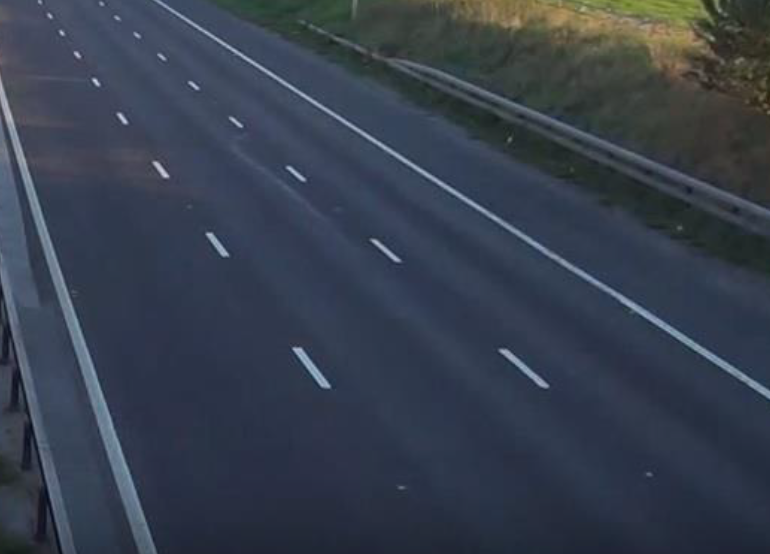
#> input picture images/emptyroad.jpeg, 770 x 554 px, found by its file name
$ python code.py
#> lines starting #> are read from the running program, lines starting #| are printed output that depends on the picture
import cv2
import matplotlib.pyplot as plt
import time
from colorama import Fore
img = cv2.imread('emptyroad.jpeg')
#> img is the input picture: shape (554, 770, 3); mean B, G, R 77.2, 63.2, 54.9
img_gray = cv2.cvtColor(img, cv2.COLOR_BGR2GRAY)
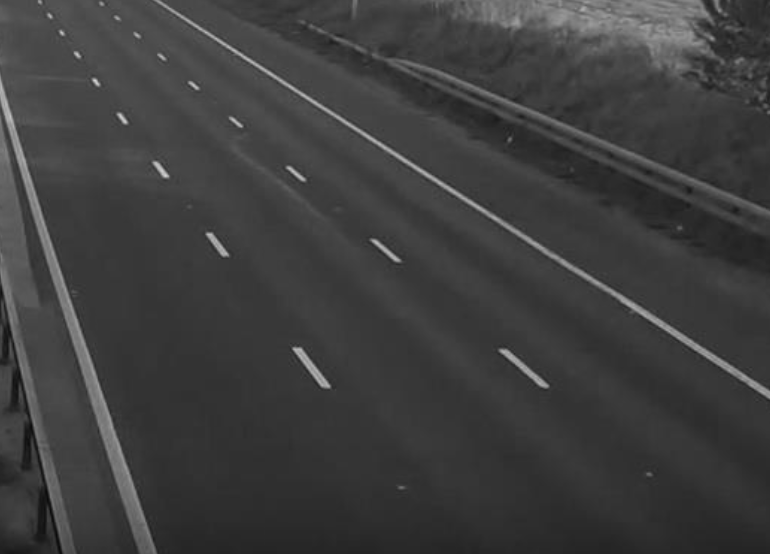
#> img_gray: shape (554, 770); min 10, max 212, mean 62.3
img_blur = cv2.GaussianBlur(img_gray, (3,3), 0)
edges = cv2.Canny(image=img_blur, threshold1=100, threshold2=200) # Canny Edge Detection
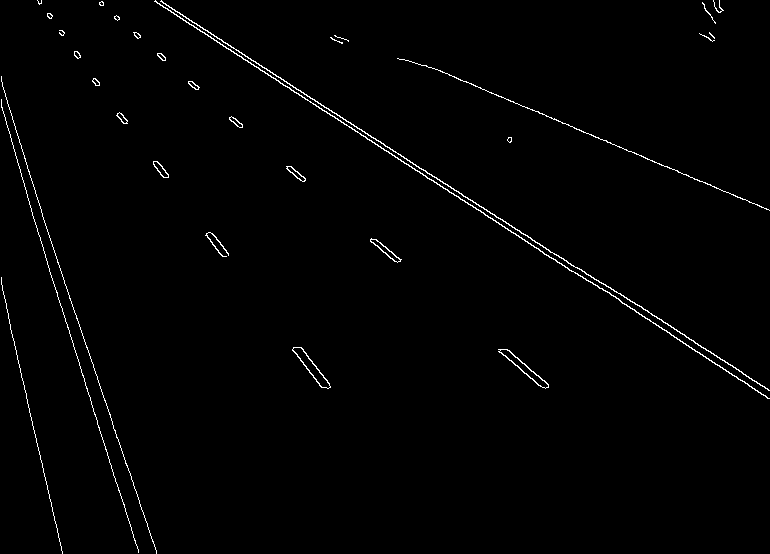
#> edges: shape (554, 770); 1.1% white in thin lines or dots
A=cv2.resize(edges,(20,10))
diff=cv2.subtract(A,A)
cv2.destroyAllWindows()

img_input= str(input("enter the name of the image file: "))
#> the answer given: images/emptyroad.jpeg
img1 = cv2.imread(img_input)
img_gray1 = cv2.cvtColor(img1, cv2.COLOR_BGR2GRAY)
img_blur1 = cv2.GaussianBlur(img_gray1, (3,3), 0)
edges1 = cv2.Canny(image=img_blur1, threshold1=100, threshold2=200) # Canny Edge Detection
B=cv2.resize(edges1,(20,10))
histogram1 = cv2.calcHist([B], [0],None, [256], [0, 256])
#> histogram1 = 256 values, max 191 at index 0, min 0 at index 1, mean 0.781
cv2.destroyAllWindows()
difference=cv2.subtract(B,A)

img_input1= str(input("enter the name of the second image file: "))
#> the answer given: images/emptyroad.jpeg
img2 = cv2.imread(img_input1)
img_gray2 = cv2.cvtColor(img2, cv2.COLOR_BGR2GRAY)
img_blur2 = cv2.GaussianBlur(img_gray2, (3,3), 0)
edges2 = cv2.Canny(image=img_blur2, threshold1=100, threshold2=200) # Canny Edge Detection
C=cv2.resize(edges2,(20,10))
histogram2 = cv2.calcHist([C], [0],None, [256], [0, 256])
#> histogram2 has the same summary as histogram1
cv2.destroyAllWindows()
difference1=cv2.subtract(C,A)

img_input2= str(input("enter the name of the third image file: "))
#> the answer given: images/emptyroad.jpeg
img3 = cv2.imread(img_input2)
img_gray3 = cv2.cvtColor(img3, cv2.COLOR_BGR2GRAY)
img_blur3 = cv2.GaussianBlur(img_gray3, (3,3), 0)
edges3 = cv2.Canny(image=img_blur3, threshold1=100, threshold2=200) # Canny Edge Detection
D=cv2.resize(edges3,(20,10))
histogram3 = cv2.calcHist([D], [0],None, [256], [0, 256])
#> histogram3 has the same summary as histogram1
cv2.destroyAllWindows()
difference2=cv2.subtract(D,A)

fig = plt.figure(figsize=(20, 10))
# setting values to rows and column variables
rows = 2
columns = 2
fig.add_subplot(rows, columns, 1)
plt.imshow(edges)
plt.title("lane1")
fig.add_subplot(rows, columns, 2)
plt.imshow(edges1)
plt.title("lane2")
fig.add_subplot(rows, columns, 3)
plt.imshow(edges2)
plt.title("lane3")
fig.add_subplot(rows, columns, 4)
plt.imshow(edges3)
plt.title("lane4")
plt.show()
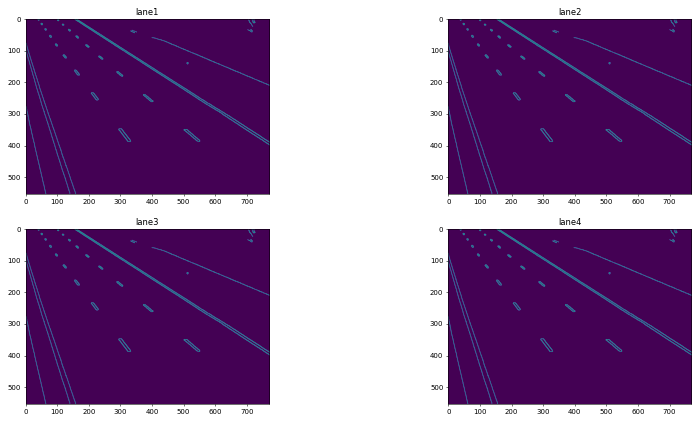
#> figure drawn by matplotlib, 4 panels

print('lane1',diff)
#| lane1 [[0 0 0 0 0 0 0 0 0 0 0 0 0 0 0 0 0 0 0 0]
#|  [0 0 0 0 0 0 0 0 0 0 0 0 0 0 0 0 0 0 0 0]
#|  [0 0 0 0 0 0 0 0 0 0 0 0 0 0 0 0 0 0 0 0]
#|  [0 0 0 0 0 0 0 0 0 0 0 0 0 0 0 0 0 0 0 0]
#|  [0 0 0 0 0 0 0 0 0 0 0 0 0 0 0 0 0 0 0 0]
#|  [0 0 0 0 0 0 0 0 0 0 0 0 0 0 0 0 0 0 0 0]
#> (further printed lines are left out)
result0 = [sum(e for e in lst if e > 0) for lst in diff]
#> result0 = [0, 0, 0, 0, 0, 0, 0, 0, 0, 0]
f=0
for i in range(0,len(result0)):
    f=f+result0[i]
#> this loop made 10 passes
#> after the loop, f = 0
print('sum of lane1',f)
#| sum of lane1 0

print('lane2',difference)
#| lane2 [[0 0 0 0 0 0 0 0 0 0 0 0 0 0 0 0 0 0 0 0]
#|  [0 0 0 0 0 0 0 0 0 0 0 0 0 0 0 0 0 0 0 0]
#|  [0 0 0 0 0 0 0 0 0 0 0 0 0 0 0 0 0 0 0 0]
#|  [0 0 0 0 0 0 0 0 0 0 0 0 0 0 0 0 0 0 0 0]
#|  [0 0 0 0 0 0 0 0 0 0 0 0 0 0 0 0 0 0 0 0]
#|  [0 0 0 0 0 0 0 0 0 0 0 0 0 0 0 0 0 0 0 0]
#> (further printed lines are left out)
result = [sum(e for e in lst if e > 0) for lst in difference]
#> result = [0, 0, 0, 0, 0, 0, 0, 0, 0, 0]
s=0
for i in range(0,len(result)):
    s=s+result[i]
#> after the loop, s = 0
print('sum of lane2',s)
#| sum of lane2 0
print('lane3',difference1)
#| lane3 [[0 0 0 0 0 0 0 0 0 0 0 0 0 0 0 0 0 0 0 0]
#|  [0 0 0 0 0 0 0 0 0 0 0 0 0 0 0 0 0 0 0 0]
#|  [0 0 0 0 0 0 0 0 0 0 0 0 0 0 0 0 0 0 0 0]
#|  [0 0 0 0 0 0 0 0 0 0 0 0 0 0 0 0 0 0 0 0]
#|  [0 0 0 0 0 0 0 0 0 0 0 0 0 0 0 0 0 0 0 0]
#|  [0 0 0 0 0 0 0 0 0 0 0 0 0 0 0 0 0 0 0 0]
#> (further printed lines are left out)
result1 = [sum(e1 for e1 in lst1 if e1 > 0) for lst1 in difference1]
#> result1 = [0, 0, 0, 0, 0, 0, 0, 0, 0, 0]
v=0
for i in range(0,len(result1)):
    v=v+result1[i]
#> after the loop, v = 0
print('sum of lane3',v)
#| sum of lane3 0

print('lane4',difference2)
#| lane4 [[0 0 0 0 0 0 0 0 0 0 0 0 0 0 0 0 0 0 0 0]
#|  [0 0 0 0 0 0 0 0 0 0 0 0 0 0 0 0 0 0 0 0]
#|  [0 0 0 0 0 0 0 0 0 0 0 0 0 0 0 0 0 0 0 0]
#|  [0 0 0 0 0 0 0 0 0 0 0 0 0 0 0 0 0 0 0 0]
#|  [0 0 0 0 0 0 0 0 0 0 0 0 0 0 0 0 0 0 0 0]
#|  [0 0 0 0 0 0 0 0 0 0 0 0 0 0 0 0 0 0 0 0]
#> (further printed lines are left out)
result2 = [sum(e for e in lst if e > 0) for lst in difference2]
#> result2 = [0, 0, 0, 0, 0, 0, 0, 0, 0, 0]
w=0
for i in range(0,len(result2)):
    w=w+result2[i]
#> after the loop, w = 0
print('sum of lane4',w)
#| sum of lane4 0

stop_light_1 =f
#> stop_light_1 = 0
stop_light_2=s
#> stop_light_2 = 0
stop_light_3=v
#> stop_light_3 = 0
stop_light_4=w
#> stop_light_4 = 0
while stop_light_1 < 1000:
    if (stop_light_1>= 0 and stop_light_1 < 100) and (stop_light_2>=600 and stop_light_2<675) and (stop_light_3>=675 and stop_light_3<750) and (stop_light_4>=800 and stop_light_4<1000):
        print(Fore.RED+"lane1")
        print(Fore.RED+"lane2")
        print(Fore.YELLOW+"lane3" )
        print(Fore.GREEN+"lane4")
        time.sleep(40)
        print(Fore.RED+"lane1")
        print(Fore.YELLOW+"lane2")
        print(Fore.GREEN+"lane3" )
        print(Fore.RED+"lane4")
        time.sleep(30)
        print(Fore.YELLOW+"lane1")
        print(Fore.GREEN+"lane2")
        print(Fore.RED+"lane3" )
        print(Fore.RED+"lane4")
        time.sleep(20)
        print(Fore.GREEN+"lane1")
        print(Fore.RED+"lane2")
        print(Fore.RED+"lane3" )
        print(Fore.RED+"lane4")
        time.sleep(10)
    elif (stop_light_1>=0 and stop_light_1 <100) and (stop_light_2>=800 and stop_light_2<1000) and (stop_light_3>=600 and stop_light_3<675) and (stop_light_4>=675 and stop_light_4<750):
        print(Fore.RED+"lane1")
        print(Fore.GREEN+"lane2")
        print(Fore.RED+"lane3" )
        print(Fore.YELLOW+"lane4")
        time.sleep(40)
        print(Fore.RED+"lane1")
        print(Fore.RED+"lane2")
        print(Fore.YELLOW+"lane3" )
        print(Fore.GREEN+"lane4")
        time.sleep(30)
        print(Fore.YELLOW+"lane1")
        print(Fore.RED+"lane2")
        print(Fore.GREEN+"lane3" )
        print(Fore.RED+"lane4")
        time.sleep(20)
        print(Fore.GREEN+"lane1")
        print(Fore.RED+"lane2")
        print(Fore.RED+"lane3" )
        print(Fore.RED+"lane4")
        time.sleep(10)
    elif (stop_light_1>= 0 and stop_light_1 < 100) and (stop_light_2>=675 and stop_light_2<750) and (stop_light_3>=600 and stop_light_3<675) and (stop_light_4>=800 and stop_light_4<1000):
        print(Fore.RED+"lane1")
        print(Fore.YELLOW+"lane2")
        print(Fore.RED+"lane3" )
        print(Fore.GREEN+"lane4")
        time.sleep(40)
        print(Fore.RED+"lane1")
        print(Fore.GREEN+"lane2")
        print(Fore.YELLOW+"lane3" )
        print(Fore.RED+"lane4")
        time.sleep(30)
        print(Fore.YELLOW+"lane1")
        print(Fore.RED+"lane2")
        print(Fore.GREEN+"lane3" )
        print(Fore.RED+"lane4")
        time.sleep(20)
        print(Fore.GREEN+"lane1")
        print(Fore.RED+"lane2")
        print(Fore.RED+"lane3" )
        print(Fore.RED+"lane4")
        time.sleep(10)
    elif (stop_light_1>= 0 and stop_light_1 < 100) and (stop_light_2>=800 and stop_light_2<1000) and (stop_light_3>=675 and stop_light_3<750) and (stop_light_4>=600 and stop_light_4<675):
        print(Fore.RED+"lane1")
        print(Fore.GREEN+"lane2")
        print(Fore.YELLOW+"lane3" )
        print(Fore.RED+"lane4")
        time.sleep(40)
        print('Red Light:lane 1\nRed light:lane2\nGreen light:lane 3\nRed light:lane 4')
        print(Fore.RED+"lane1")
        print(Fore.RED+"lane2")
        print(Fore.GREEN+"lane3" )
        print(Fore.YELLOW+"lane4")
        time.sleep(30)
        print(Fore.YELLOW+"lane1")
        print(Fore.RED+"lane2")
        print(Fore.RED+"lane3" )
        print(Fore.GREEN+"lane4")
        time.sleep(20)
        print(Fore.GREEN+"lane1")
        print(Fore.RED+"lane2")
        print(Fore.RED+"lane3" )
        print(Fore.RED+"lane4")
        time.sleep(10)
    elif (stop_light_1>= 0 and stop_light_1 < 100) and (stop_light_2>=600 and stop_light_2<675) and (stop_light_3>=800 and stop_light_3<1000) and (stop_light_4>=675 and stop_light_4<750):
        print(Fore.RED+"lane1")
        print(Fore.RED+"lane2")
        print(Fore.GREEN+"lane3" )
        print(Fore.YELLOW+"lane4")
        time.sleep(40)
        print(Fore.RED+"lane1")
        print(Fore.YELLOW+"lane2")
        print(Fore.RED+"lane3" )
        print(Fore.GREEN+"lane4")
        time.sleep(30)
        print(Fore.YELLOW+"lane1")
        print(Fore.GREEN+"lane2")
        print(Fore.RED+"lane3" )
        print(Fore.RED+"lane4")
        time.sleep(20)
        print(Fore.GREEN+"lane1")
        print(Fore.RED+"lane2")
        print(Fore.RED+"lane3" )
        print(Fore.RED+"lane4")
        time.sleep(10)
    elif (stop_light_1>= 0 and stop_light_1 < 100) and (stop_light_2>=675 and stop_light_2<750) and (stop_light_3>=800 and stop_light_3<1000) and (stop_light_4>=600 and stop_light_4<675):
        print(Fore.RED+"lane1")
        print(Fore.YELLOW+"lane2")
        print(Fore.GREEN+"lane3" )
        print(Fore.RED+"lane4")
        time.sleep(40)
        print(Fore.RED+"lane1")
        print(Fore.GREEN+"lane2")
        print(Fore.RED+"lane3" )
        print(Fore.YELLOW+"lane4")
        time.sleep(30)
        print(Fore.YELLOW+"lane1")
        print(Fore.RED+"lane2")
        print(Fore.RED+"lane3" )
        print(Fore.GREEN+"lane4")
        time.sleep(20)
        print(Fore.GREEN+"lane1")
        print(Fore.RED+"lane2")
        print(Fore.RED+"lane3" )
        print(Fore.RED+"lane4")
        time.sleep(10)
    break
#> this loop made 1 pass

$ run again, with images/Less_Traffic.png saved as images/emptyroad.jpeg
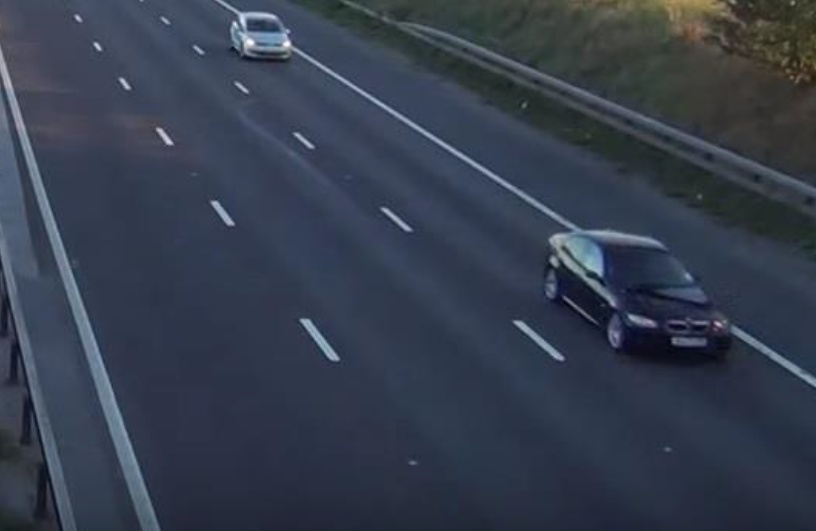
#> input picture images/Less_Traffic.png, 816 x 531 px, found by its file name
#> img is the input picture: shape (531, 816, 3); mean B, G, R 77.4, 61.9, 53.5
#> `edges = cv2.Canny(image=img_blur, threshold1=100, threshold2=200)`:
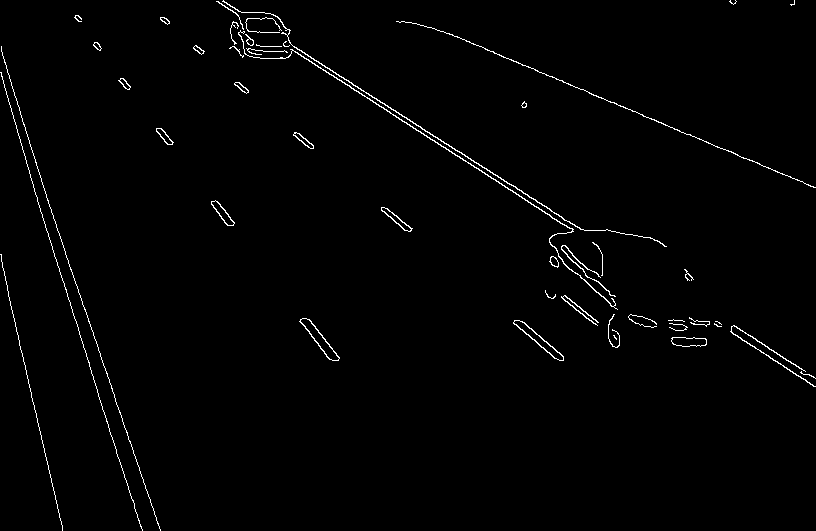
#> edges: shape (531, 816); 1.3% white in thin lines or dots
#> histogram1 = 256 values, max 192 at index 0, min 0 at index 1, mean 0.781
#> histogram2 has the same summary as histogram1
#> histogram3 has the same summary as histogram1
#> `plt.show()`:
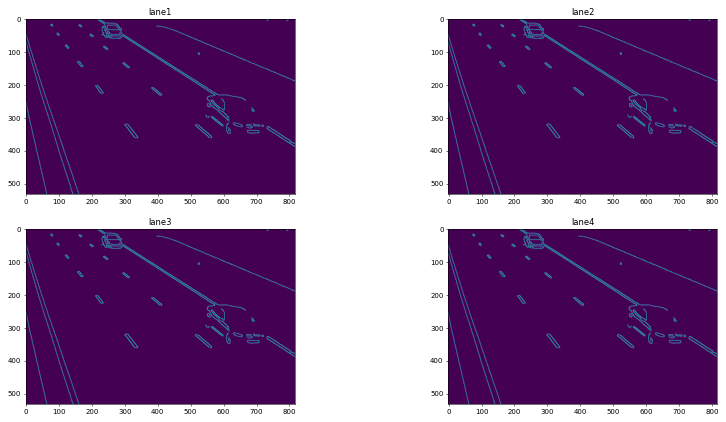
#> figure drawn by matplotlib, 4 panels
#| lane1 [[0 0 0 0 0 0 0 0 0 0 0 0 0 0 0 0 0 0 0 0]
#|  [0 0 0 0 0 0 0 0 0 0 0 0 0 0 0 0 0 0 0 0]
#|  [0 0 0 0 0 0 0 0 0 0 0 0 0 0 0 0 0 0 0 0]
#|  [0 0 0 0 0 0 0 0 0 0 0 0 0 0 0 0 0 0 0 0]
#|  [0 0 0 0 0 0 0 0 0 0 0 0 0 0 0 0 0 0 0 0]
#|  [0 0 0 0 0 0 0 0 0 0 0 0 0 0 0 0 0 0 0 0]
#> (further printed lines are left out)
#> result0 = [0, 0, 0, 0, 0, 0, 0, 0, 0, 0]
#> the loop `for i in range(0,len(result0)):` made 10 passes
#> after the loop `for i in range(0,len(result0)):`: f = 0
#| sum of lane1 0
#| lane2 [[0 0 0 0 0 0 0 0 0 0 0 0 0 0 0 0 0 0 0 0]
#|  [0 0 0 0 0 0 0 0 0 0 0 0 0 0 0 0 0 0 0 0]
#|  [0 0 0 0 0 0 0 0 0 0 0 0 0 0 0 0 0 0 0 0]
#|  [0 0 0 0 0 0 0 0 0 0 0 0 0 0 0 0 0 0 0 0]
#|  [0 0 0 0 0 0 0 0 0 0 0 0 0 0 0 0 0 0 0 0]
#|  [0 0 0 0 0 0 0 0 0 0 0 0 0 0 0 0 0 0 0 0]
#> (further printed lines are left out)
#> result = [0, 0, 0, 0, 0, 0, 0, 0, 0, 0]
#> the loop `for i in range(0,len(result)):` made 10 passes
#> after the loop `for i in range(0,len(result)):`: s = 0
#| sum of lane2 0
#| lane3 [[0 0 0 0 0 0 0 0 0 0 0 0 0 0 0 0 0 0 0 0]
#|  [0 0 0 0 0 0 0 0 0 0 0 0 0 0 0 0 0 0 0 0]
#|  [0 0 0 0 0 0 0 0 0 0 0 0 0 0 0 0 0 0 0 0]
#|  [0 0 0 0 0 0 0 0 0 0 0 0 0 0 0 0 0 0 0 0]
#|  [0 0 0 0 0 0 0 0 0 0 0 0 0 0 0 0 0 0 0 0]
#|  [0 0 0 0 0 0 0 0 0 0 0 0 0 0 0 0 0 0 0 0]
#> (further printed lines are left out)
#> result1 = [0, 0, 0, 0, 0, 0, 0, 0, 0, 0]
#> the loop `for i in range(0,len(result1)):` made 10 passes
#> after the loop `for i in range(0,len(result1)):`: v = 0
#| sum of lane3 0
#| lane4 [[0 0 0 0 0 0 0 0 0 0 0 0 0 0 0 0 0 0 0 0]
#|  [0 0 0 0 0 0 0 0 0 0 0 0 0 0 0 0 0 0 0 0]
#|  [0 0 0 0 0 0 0 0 0 0 0 0 0 0 0 0 0 0 0 0]
#|  [0 0 0 0 0 0 0 0 0 0 0 0 0 0 0 0 0 0 0 0]
#|  [0 0 0 0 0 0 0 0 0 0 0 0 0 0 0 0 0 0 0 0]
#|  [0 0 0 0 0 0 0 0 0 0 0 0 0 0 0 0 0 0 0 0]
#> (further printed lines are left out)
#> result2 = [0, 0, 0, 0, 0, 0, 0, 0, 0, 0]
#> the loop `for i in range(0,len(result2)):` made 10 passes
#> after the loop `for i in range(0,len(result2)):`: w = 0
#| sum of lane4 0
#> the loop `while stop_light_1 < 1000:` made 1 pass

$ run again, with images/Lots_Of_Traffic.png saved as images/emptyroad.jpeg
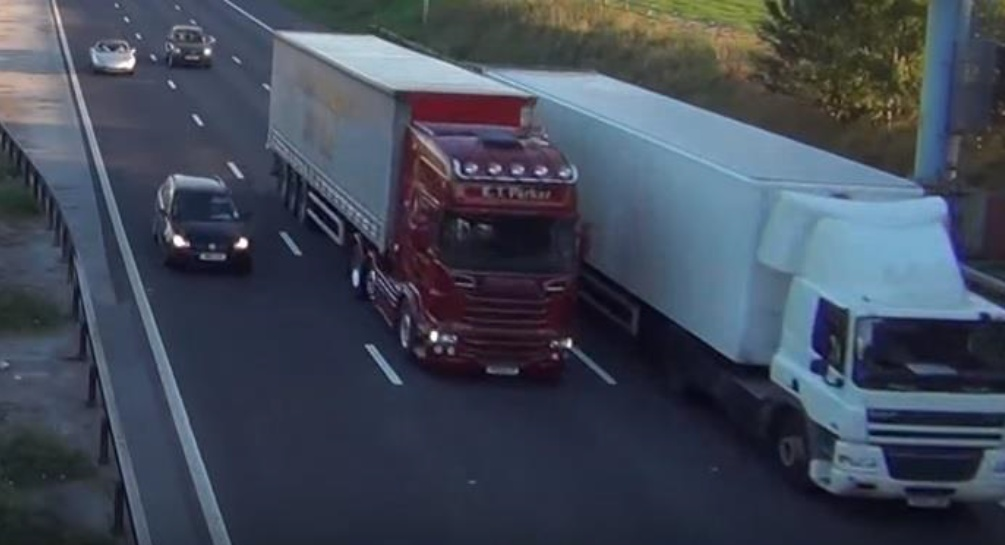
#> input picture images/Lots_Of_Traffic.png, 1005 x 545 px, found by its file name
#> img is the input picture: shape (545, 1005, 3); mean B, G, R 86.9, 72.7, 65.2
#> `edges = cv2.Canny(image=img_blur, threshold1=100, threshold2=200)`:
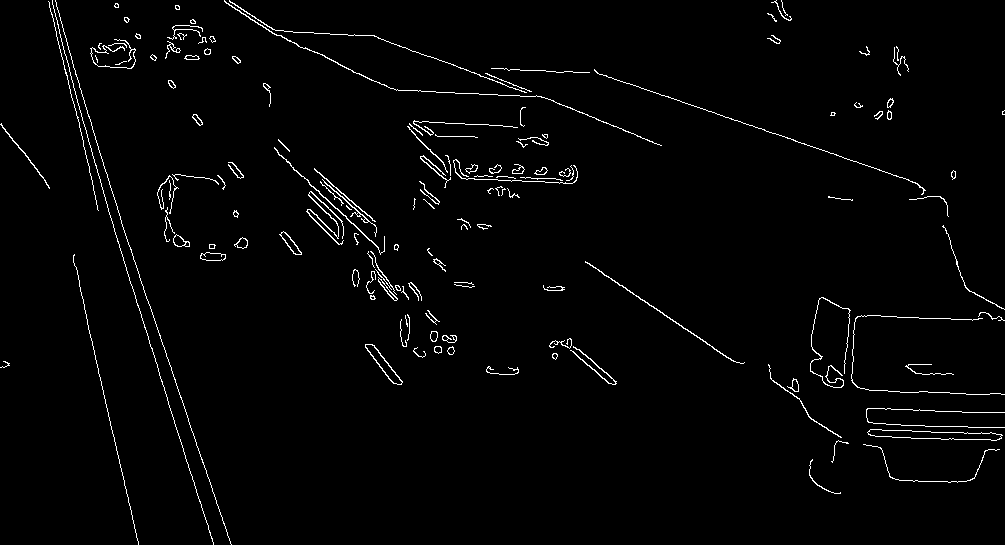
#> edges: shape (545, 1005); 1.9% white in thin lines or dots
#> histogram1 = 256 values, max 192 at index 0, min 0 at index 1, mean 0.781
#> histogram2 has the same summary as histogram1
#> histogram3 has the same summary as histogram1
#> `plt.show()`:
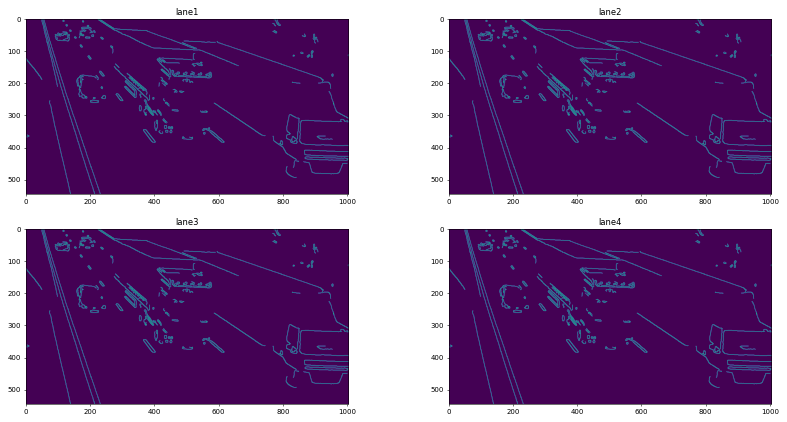
#> figure drawn by matplotlib, 4 panels
#| lane1 [[0 0 0 0 0 0 0 0 0 0 0 0 0 0 0 0 0 0 0 0]
#|  [0 0 0 0 0 0 0 0 0 0 0 0 0 0 0 0 0 0 0 0]
#|  [0 0 0 0 0 0 0 0 0 0 0 0 0 0 0 0 0 0 0 0]
#|  [0 0 0 0 0 0 0 0 0 0 0 0 0 0 0 0 0 0 0 0]
#|  [0 0 0 0 0 0 0 0 0 0 0 0 0 0 0 0 0 0 0 0]
#|  [0 0 0 0 0 0 0 0 0 0 0 0 0 0 0 0 0 0 0 0]
#> (further printed lines are left out)
#> result0 = [0, 0, 0, 0, 0, 0, 0, 0, 0, 0]
#> the loop `for i in range(0,len(result0)):` made 10 passes
#> after the loop `for i in range(0,len(result0)):`: f = 0
#| sum of lane1 0
#| lane2 [[0 0 0 0 0 0 0 0 0 0 0 0 0 0 0 0 0 0 0 0]
#|  [0 0 0 0 0 0 0 0 0 0 0 0 0 0 0 0 0 0 0 0]
#|  [0 0 0 0 0 0 0 0 0 0 0 0 0 0 0 0 0 0 0 0]
#|  [0 0 0 0 0 0 0 0 0 0 0 0 0 0 0 0 0 0 0 0]
#|  [0 0 0 0 0 0 0 0 0 0 0 0 0 0 0 0 0 0 0 0]
#|  [0 0 0 0 0 0 0 0 0 0 0 0 0 0 0 0 0 0 0 0]
#> (further printed lines are left out)
#> result = [0, 0, 0, 0, 0, 0, 0, 0, 0, 0]
#> the loop `for i in range(0,len(result)):` made 10 passes
#> after the loop `for i in range(0,len(result)):`: s = 0
#| sum of lane2 0
#| lane3 [[0 0 0 0 0 0 0 0 0 0 0 0 0 0 0 0 0 0 0 0]
#|  [0 0 0 0 0 0 0 0 0 0 0 0 0 0 0 0 0 0 0 0]
#|  [0 0 0 0 0 0 0 0 0 0 0 0 0 0 0 0 0 0 0 0]
#|  [0 0 0 0 0 0 0 0 0 0 0 0 0 0 0 0 0 0 0 0]
#|  [0 0 0 0 0 0 0 0 0 0 0 0 0 0 0 0 0 0 0 0]
#|  [0 0 0 0 0 0 0 0 0 0 0 0 0 0 0 0 0 0 0 0]
#> (further printed lines are left out)
#> result1 = [0, 0, 0, 0, 0, 0, 0, 0, 0, 0]
#> the loop `for i in range(0,len(result1)):` made 10 passes
#> after the loop `for i in range(0,len(result1)):`: v = 0
#| sum of lane3 0
#| lane4 [[0 0 0 0 0 0 0 0 0 0 0 0 0 0 0 0 0 0 0 0]
#|  [0 0 0 0 0 0 0 0 0 0 0 0 0 0 0 0 0 0 0 0]
#|  [0 0 0 0 0 0 0 0 0 0 0 0 0 0 0 0 0 0 0 0]
#|  [0 0 0 0 0 0 0 0 0 0 0 0 0 0 0 0 0 0 0 0]
#|  [0 0 0 0 0 0 0 0 0 0 0 0 0 0 0 0 0 0 0 0]
#|  [0 0 0 0 0 0 0 0 0 0 0 0 0 0 0 0 0 0 0 0]
#> (further printed lines are left out)
#> result2 = [0, 0, 0, 0, 0, 0, 0, 0, 0, 0]
#> the loop `for i in range(0,len(result2)):` made 10 passes
#> after the loop `for i in range(0,len(result2)):`: w = 0
#| sum of lane4 0
#> the loop `while stop_light_1 < 1000:` made 1 pass
